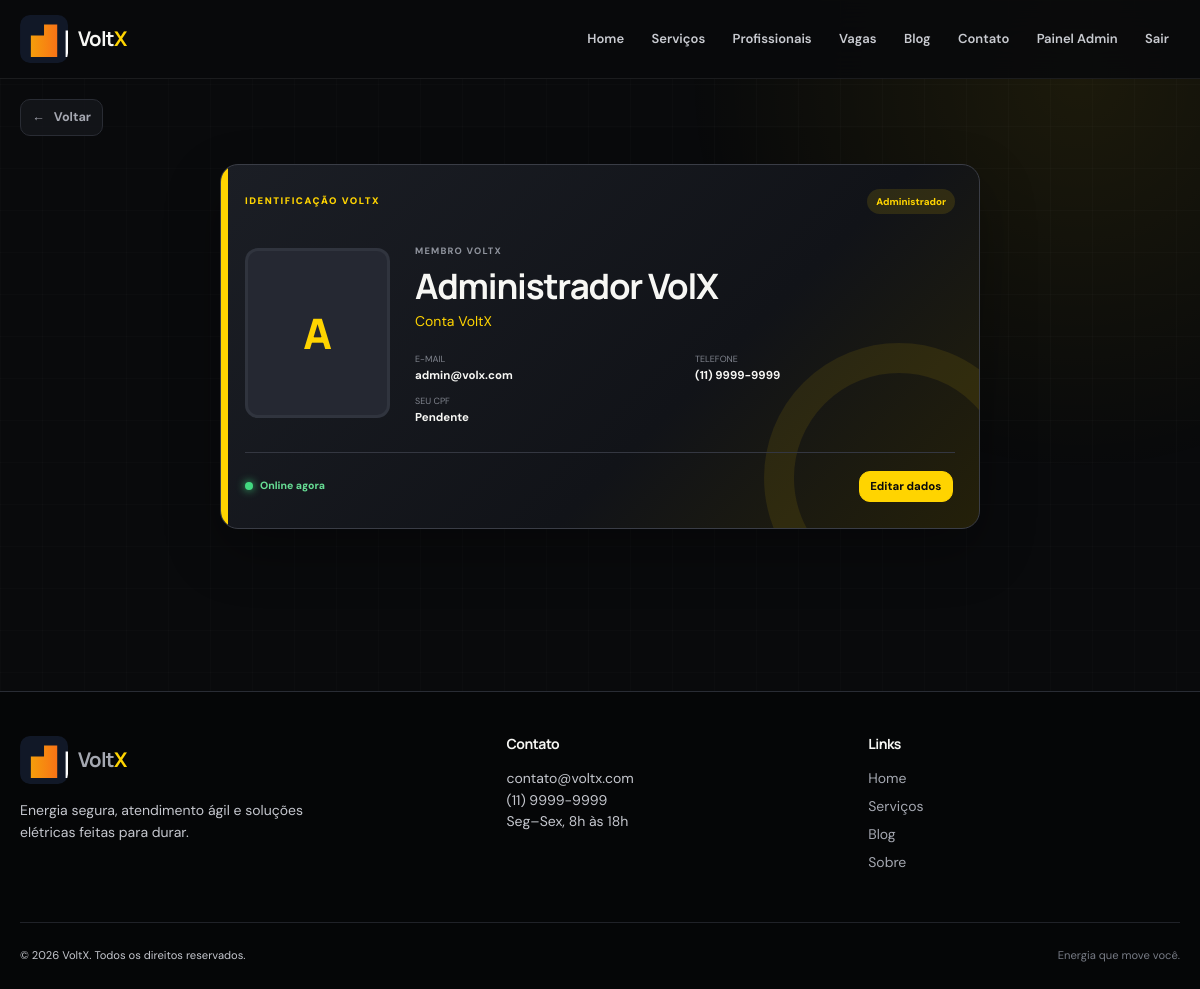
Before: /dashboard/perfil.php (signed in) with the older database file.
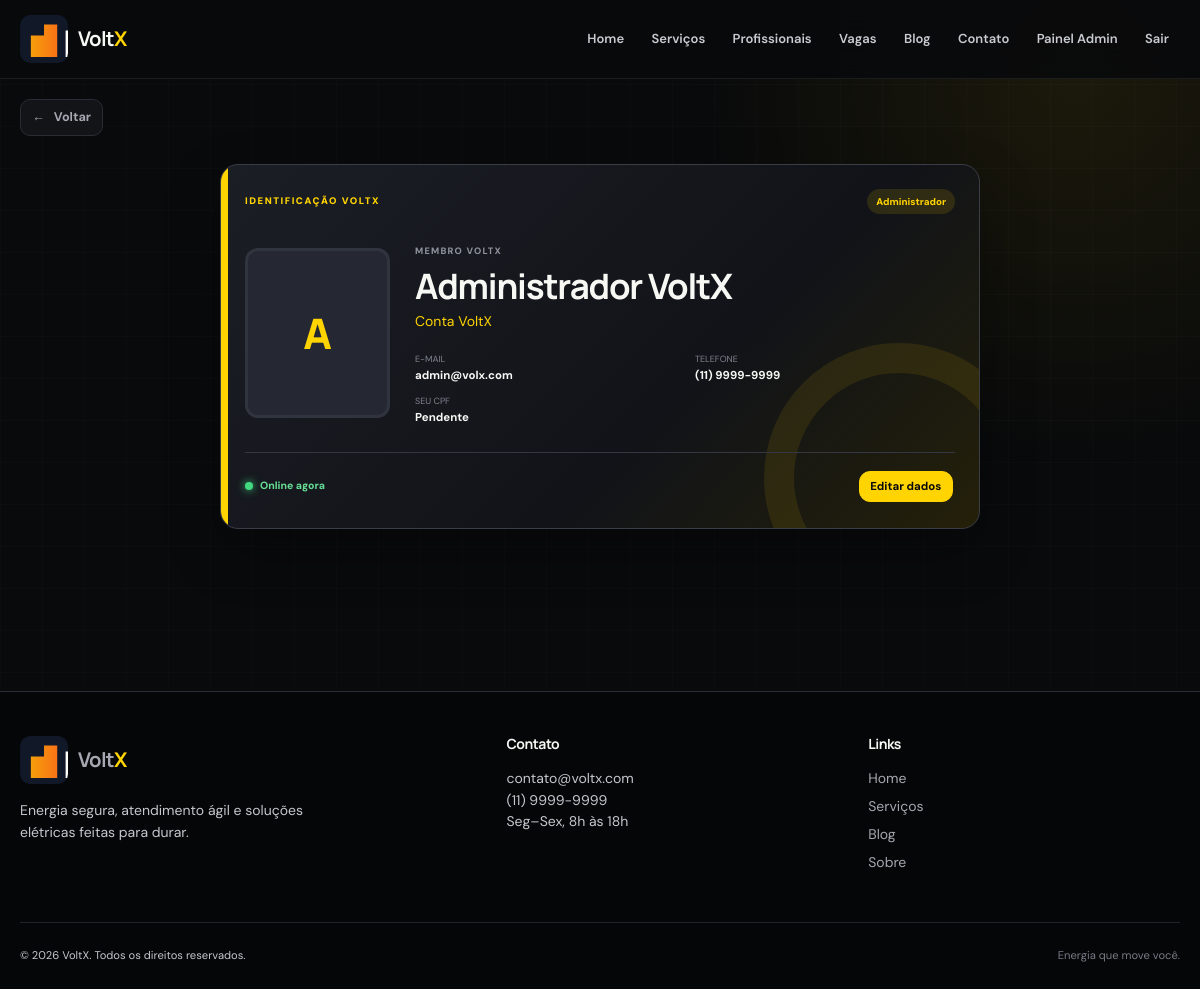
After: the same page with the newer database file.
### tables this page shows
CREATE TABLE usuarios (
    id INT AUTO_INCREMENT PRIMARY KEY,
    nome VARCHAR(255) NOT NULL,
    email VARCHAR(255) UNIQUE NOT NULL,
    senha VARCHAR(255) NOT NULL,
    telefone VARCHAR(20),
    cpf CHAR(11),
    foto_perfil VARCHAR(1000),
    tipo ENUM('cliente', 'profissional', 'empresa', 'admin') DEFAULT 'cliente',
    ultima_atividade DATETIME,
    ultimo_logout DATETIME,
    criado_em TIMESTAMP DEFAULT CURRENT_TIMESTAMP,
    atualizado_em TIMESTAMP DEFAULT CURRENT_TIMESTAMP ON UPDATE CURRENT_TIMESTAMP
);

### includes/functions.php (called while the page is built, shortened)
<?php
require_once __DIR__ . '/../config/database.php';
function sanitizar($dados) {
    return htmlspecialchars((string)($dados ?? ''), ENT_QUOTES, 'UTF-8');
}
function normalizar_telefone_br($telefone) {
    $digitos = preg_replace('/\D/', '', (string)$telefone);
    return substr($digitos, 0, 11);
}
function formatar_telefone_formulario($telefone) {
    $n = normalizar_telefone_br($telefone);
    if (strlen($n) === 10) return sprintf('(%s) %s-%s', substr($n,0,2), substr($n,2,4), substr($n,6));
    return $n;
}
function pegar_usuario($id) {
    global $mysqli;
    $sql = 'SELECT id, nome, email, telefone, cpf, foto_perfil, tipo, ultima_atividade, ultimo_logout FROM usuarios WHERE id = ?';
    $stmt = $mysqli->prepare($sql);
    $stmt->bind_param('i', $id);
    $stmt->execute();
    $result = $stmt->get_result();
    return $result->fetch_assoc();
}
?>

### dashboard/perfil.php (the view, shortened to what this page needs)
<?php
require_once __DIR__.'/../includes/auth.php';require_once __DIR__.'/../includes/functions.php';verificarAutenticacao();
$usuario=pegar_usuario($_SESSION['usuario_id']);$erro=null;
$usuario=pegar_usuario($_SESSION['usuario_id']);$tipo_rotulos=['cliente'=>'Cliente','profissional'=>'Profissional','empresa'=>'Empresa','admin'=>'Administrador'];$tipo_rotulo=$tipo_rotulos[$usuario['tipo']]??'Usuário';$complemento='Conta VoltX';
require_once __DIR__.'/../includes/header.php';
?>
<div class="container profile-account-page"><?php if($erro): ?><div class="alerta alerta-erro"><?php echo sanitizar($erro); ?></div><?php endif; ?><?php exibir_mensagens(); ?>
<section class="identity-card" aria-label="Crachá do perfil"><div class="badge-stripe"></div><div class="badge-top"><span>IDENTIFICAÇÃO VOLTX</span><span class="account-chip"><?php echo sanitizar($tipo_rotulo); ?></span></div><div class="badge-content"><div class="badge-photo"><?php if($usuario['foto_perfil']): ?><img src="<?php echo sanitizar($usuario['foto_perfil']); ?>" alt="Foto de <?php echo sanitizar($usuario['nome']); ?>"><?php else: ?><span><?php echo sanitizar(mb_strtoupper(mb_substr($usuario['nome'],0,1))); ?></span><?php endif; ?></div><div class="badge-identity"><small>MEMBRO VOLTX</small><h1><?php echo sanitizar($usuario['nome']); ?></h1><p><?php echo sanitizar($complemento); ?></p><div class="badge-data"><div><span>E-mail</span><strong><?php echo sanitizar($usuario['email']); ?></strong></div><div><span>Telefone</span><strong><?php echo sanitizar(formatar_telefone_formulario($usuario['telefone'])); ?></strong></div><div><span>Seu CPF</span><strong><?php echo sanitizar($usuario['cpf']?:'Pendente'); ?></strong></div></div></div></div><div class="badge-footer"><span class="presence-badge online"><i></i> Online agora</span><button class="btn-small" type="button" data-profile-edit>Editar dados</button></div></section>
</div>
<?php require_once __DIR__.'/../includes/footer.php'; ?>

Changed rows visible on the page:
changed usuarios "admin@volx.com": nome "Administrador VolX" → "Administrador VoltX"
